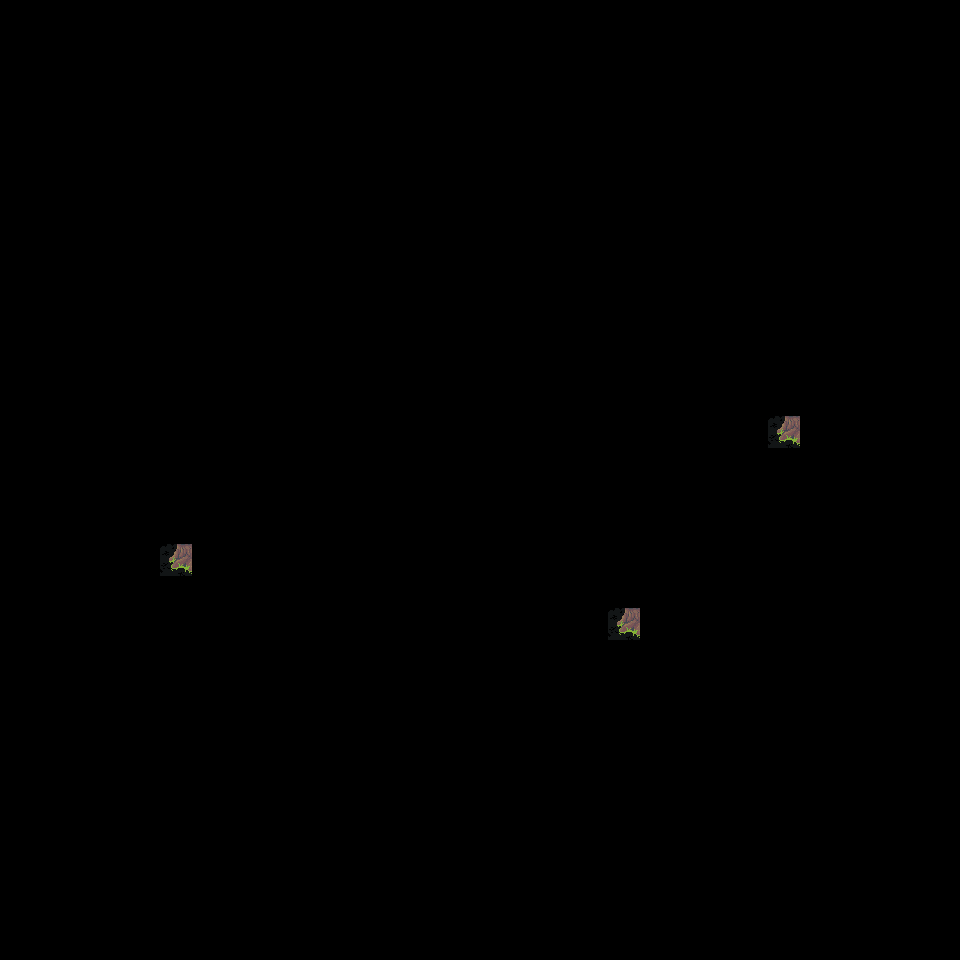

This game map was drawn from its Tiled (.tmx) file and the tilesets committed beside it. A one-line description and the full map source follow:
An orthogonal 30x30 tile map with 32x32 px tiles, 2 tile layers (ground, 123123), 19 tilesets.

<map version="1.10" tiledversion="1.10.1" orientation="orthogonal" renderorder="right-down" width="30" height="30" tilewidth="32" tileheight="32" infinite="0" nextlayerid="18" nextobjectid="924">
 <properties>
  <property name="AutomappingRadius" type="int" value="4" />
 </properties>
 <tileset firstgid="1" source="Terrain - Ancient Ruins.tsx" />
 <tileset firstgid="2210" source="Ancient Ruins-Tileset - wall 1.tsx" />
 <tileset firstgid="2450" source="Ancient Ruins-Tileset - wall 3.tsx" />
 <tileset firstgid="2690" source="Ancient Ruins-Tileset - wall 4.tsx" />
 <tileset firstgid="2930" source="Ancient Ruins-Tileset - wall 5.tsx" />
 <tileset firstgid="3170" source="Ancient Ruins-Tileset - wall 6.tsx" />
 <tileset firstgid="3410" source="Ancient Ruins-Tileset - wall 7.tsx" />
 <tileset firstgid="3650" source="Ancient Ruins-Tileset - wall 8.tsx" />
 <tileset firstgid="3890" source="Ancient Ruins-Animated Terrains-16 frames.tsx" />
 <tileset firstgid="6230" source="Ancient Ruins-Animated Terrains-16 frames-with transparency.tsx" />
 <tileset firstgid="8570" source="Ancient Ruins-Animated Terrains-8 frames.tsx" />
 <tileset firstgid="9527" source="Ancient Ruins-Animated Terrains-8 frames-with transparency.tsx" />
 <tileset firstgid="10484" source="Ancient Ruins-Animated Terrains2-16 frames.tsx" />
 <tileset firstgid="12824" source="Ancient Ruins-Animated Terrains2-8 frames.tsx" />
 <tileset firstgid="13781" source="Ancient Ruins-Animated Terrains2-8 frames-with transparency.tsx" />
 <tileset firstgid="14738" source="Ancient Ruins-Animated Terrains2-16 frames-with transparency.tsx" />
 <tileset firstgid="17078" source="Ancient Ruins-Tileset-Terrain2.tsx" />
 <tileset firstgid="21108" source="Ancient Ruins-Tileset - wall 2.tsx" />
 <tileset firstgid="21428" source="Animated Tree2.tsx" />
 <layer id="13" name="ground" width="30" height="30">
  <data encoding="csv">
0,0,0,0,0,0,0,0,0,0,0,0,0,0,0,0,0,0,0,0,0,0,0,0,0,0,0,0,0,0,
0,0,0,0,0,0,0,0,0,0,0,0,0,0,0,0,0,0,0,0,0,0,0,0,0,0,0,0,0,0,
0,0,0,0,0,0,0,0,0,0,0,0,0,0,0,0,0,0,0,0,0,0,0,0,0,0,0,0,0,0,
0,0,0,0,0,0,0,0,0,0,0,0,0,0,0,0,0,0,0,0,0,0,0,0,0,0,0,0,0,0,
0,0,0,0,0,0,0,0,0,0,0,0,0,0,0,0,0,0,0,0,0,0,0,0,0,0,0,0,0,0,
0,0,0,0,0,0,0,0,0,0,0,0,0,0,0,0,0,0,0,0,0,0,0,0,0,0,0,0,0,0,
0,0,0,0,0,0,0,0,0,0,0,0,0,0,0,0,0,0,0,0,0,0,0,0,0,0,0,0,0,0,
0,0,0,0,0,0,0,0,0,0,0,0,0,0,0,0,0,0,0,0,0,0,0,0,0,0,0,0,0,0,
0,0,0,0,0,0,0,0,0,0,0,0,0,0,0,0,0,0,0,0,0,0,0,0,0,0,0,0,0,0,
0,0,0,0,0,0,0,0,0,0,0,0,0,0,0,0,0,0,0,0,0,0,0,0,0,0,0,0,0,0,
0,0,0,0,0,0,0,0,0,0,0,0,0,0,0,0,0,0,0,0,0,0,0,0,0,0,0,0,0,0,
0,0,0,0,0,0,0,0,0,0,0,0,0,0,0,0,0,0,0,0,0,0,0,0,0,0,0,0,0,0,
0,0,0,0,0,0,0,0,0,0,0,0,0,0,0,0,0,0,0,0,0,0,0,0,0,0,0,0,0,0,
0,0,0,0,0,0,0,0,0,0,0,0,0,0,0,0,0,0,0,0,0,0,0,0,21561,0,0,0,0,0,
0,0,0,0,0,0,0,0,0,0,0,0,0,0,0,0,0,0,0,0,0,0,0,0,0,0,0,0,0,0,
0,0,0,0,0,0,0,0,0,0,0,0,0,0,0,0,0,0,0,0,0,0,0,0,0,0,0,0,0,0,
0,0,0,0,0,0,0,0,0,0,0,0,0,0,0,0,0,0,0,0,0,0,0,0,0,0,0,0,0,0,
0,0,0,0,0,21561,0,0,0,0,0,0,0,0,0,0,0,0,0,0,0,0,0,0,0,0,0,0,0,0,
0,0,0,0,0,0,0,0,0,0,0,0,0,0,0,0,0,0,0,0,0,0,0,0,0,0,0,0,0,0,
0,0,0,0,0,0,0,0,0,0,0,0,0,0,0,0,0,0,0,21561,0,0,0,0,0,0,0,0,0,0,
0,0,0,0,0,0,0,0,0,0,0,0,0,0,0,0,0,0,0,0,0,0,0,0,0,0,0,0,0,0,
0,0,0,0,0,0,0,0,0,0,0,0,0,0,0,0,0,0,0,0,0,0,0,0,0,0,0,0,0,0,
0,0,0,0,0,0,0,0,0,0,0,0,0,0,0,0,0,0,0,0,0,0,0,0,0,0,0,0,0,0,
0,0,0,0,0,0,0,0,0,0,0,0,0,0,0,0,0,0,0,0,0,0,0,0,0,0,0,0,0,0,
0,0,0,0,0,0,0,0,0,0,0,0,0,0,0,0,0,0,0,0,0,0,0,0,0,0,0,0,0,0,
0,0,0,0,0,0,0,0,0,0,0,0,0,0,0,0,0,0,0,0,0,0,0,0,0,0,0,0,0,0,
0,0,0,0,0,0,0,0,0,0,0,0,0,0,0,0,0,0,0,0,0,0,0,0,0,0,0,0,0,0,
0,0,0,0,0,0,0,0,0,0,0,0,0,0,0,0,0,0,0,0,0,0,0,0,0,0,0,0,0,0,
0,0,0,0,0,0,0,0,0,0,0,0,0,0,0,0,0,0,0,0,0,0,0,0,0,0,0,0,0,0,
0,0,0,0,0,0,0,0,0,0,0,0,0,0,0,0,0,0,0,0,0,0,0,0,0,0,0,0,0,0
</data>
 </layer>
 <layer id="17" name="123123" width="30" height="30">
  <data encoding="csv">
0,0,0,0,0,0,0,0,0,0,0,0,0,0,0,0,0,0,0,0,0,0,0,0,0,0,0,0,0,0,
0,0,0,0,0,0,0,0,0,0,0,0,0,0,0,0,0,0,0,0,0,0,0,0,0,0,0,0,0,0,
0,0,0,0,0,0,0,0,0,0,0,0,0,0,0,0,0,0,0,0,0,0,0,0,0,0,0,0,0,0,
0,0,0,0,0,0,0,0,0,0,0,0,0,0,0,0,0,0,0,0,0,0,0,0,0,0,0,0,0,0,
0,0,0,0,0,0,0,0,0,0,0,0,0,0,0,0,0,0,0,0,0,0,0,0,0,0,0,0,0,0,
0,0,0,0,0,0,0,0,0,0,0,0,0,0,0,0,0,0,0,0,0,0,0,0,0,0,0,0,0,0,
0,0,0,0,0,0,0,0,0,0,0,0,0,0,0,0,0,0,0,0,0,0,0,0,0,0,0,0,0,0,
0,0,0,0,0,0,0,0,0,0,0,0,0,0,0,0,0,0,0,0,0,0,0,0,0,0,0,0,0,0,
0,0,0,0,0,0,0,0,0,0,0,0,0,0,0,0,0,0,0,0,0,0,0,0,0,0,0,0,0,0,
0,0,0,0,0,0,0,0,0,0,0,0,0,0,0,0,0,0,0,0,0,0,0,0,0,0,0,0,0,0,
0,0,0,0,0,0,0,0,0,0,0,0,0,0,0,0,0,0,0,0,0,0,0,0,0,0,0,0,0,0,
0,0,0,0,0,0,0,0,0,0,0,0,0,0,0,0,0,0,0,0,0,0,0,0,0,0,0,0,0,0,
0,0,0,0,0,0,0,0,0,0,0,0,0,0,0,0,0,0,0,0,0,0,0,0,0,0,0,0,0,0,
0,0,0,0,0,0,0,0,0,0,0,0,0,0,0,0,0,0,0,0,0,0,0,0,0,0,0,0,0,0,
0,0,0,0,0,0,0,0,0,0,0,0,0,0,0,0,0,0,0,0,0,0,0,0,0,0,0,0,0,0,
0,0,0,0,0,0,0,0,0,0,0,0,0,0,0,0,0,0,0,0,0,0,0,0,0,0,0,0,0,0,
0,0,0,0,0,0,0,0,0,0,0,0,0,0,0,0,0,0,0,0,0,0,0,0,0,0,0,0,0,0,
0,0,0,0,0,0,0,0,0,0,0,0,0,0,0,0,0,0,0,0,0,0,0,0,0,0,0,0,0,0,
0,0,0,0,0,0,0,0,0,0,0,0,0,0,0,0,0,0,0,0,0,0,0,0,0,0,0,0,0,0,
0,0,0,0,0,0,0,0,0,0,0,0,0,0,0,0,0,0,0,0,0,0,0,0,0,0,0,0,0,0,
0,0,0,0,0,0,0,0,0,0,0,0,0,0,0,0,0,0,0,0,0,0,0,0,0,0,0,0,0,0,
0,0,0,0,0,0,0,0,0,0,0,0,0,0,0,0,0,0,0,0,0,0,0,0,0,0,0,0,0,0,
0,0,0,0,0,0,0,0,0,0,0,0,0,0,0,0,0,0,0,0,0,0,0,0,0,0,0,0,0,0,
0,0,0,0,0,0,0,0,0,0,0,0,0,0,0,0,0,0,0,0,0,0,0,0,0,0,0,0,0,0,
0,0,0,0,0,0,0,0,0,0,0,0,0,0,0,0,0,0,0,0,0,0,0,0,0,0,0,0,0,0,
0,0,0,0,0,0,0,0,0,0,0,0,0,0,0,0,0,0,0,0,0,0,0,0,0,0,0,0,0,0,
0,0,0,0,0,0,0,0,0,0,0,0,0,0,0,0,0,0,0,0,0,0,0,0,0,0,0,0,0,0,
0,0,0,0,0,0,0,0,0,0,0,0,0,0,0,0,0,0,0,0,0,0,0,0,0,0,0,0,0,0,
0,0,0,0,0,0,0,0,0,0,0,0,0,0,0,0,0,0,0,0,0,0,0,0,0,0,0,0,0,0,
0,0,0,0,0,0,0,0,0,0,0,0,0,0,0,0,0,0,0,0,0,0,0,0,0,0,0,0,0,0
</data>
 </layer>
</map>
